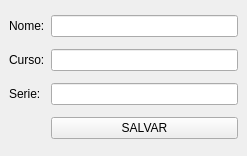
<?xml version="1.0" encoding="UTF-8"?>
<ui version="4.0">
 <class>MainWindow</class>
 <widget class="QMainWindow" name="MainWindow">
  <property name="geometry">
   <rect>
    <x>0</x>
    <y>0</y>
    <width>247</width>
    <height>156</height>
   </rect>
  </property>
  <property name="windowTitle">
   <string>Cadastro de Aluno</string>
  </property>
  <widget class="QWidget" name="centralwidget">
   <layout class="QGridLayout" name="gridLayout">
    <item row="0" column="0">
     <widget class="QLabel" name="label_nome">
      <property name="text">
       <string>Nome:</string>
      </property>
     </widget>
    </item>
    <item row="0" column="1">
     <widget class="QLineEdit" name="lineEdit_nome"/>
    </item>
    <item row="1" column="0">
     <widget class="QLabel" name="label_curso">
      <property name="text">
       <string>Curso:</string>
      </property>
     </widget>
    </item>
    <item row="1" column="1">
     <widget class="QLineEdit" name="lineEdit_curso"/>
    </item>
    <item row="2" column="0">
     <widget class="QLabel" name="label_serie">
      <property name="text">
       <string>Serie:</string>
      </property>
     </widget>
    </item>
    <item row="2" column="1">
     <widget class="QLineEdit" name="lineEdit_serie"/>
    </item>
    <item row="3" column="1">
     <widget class="QPushButton" name="pushButton_salvar">
      <property name="text">
       <string>SALVAR</string>
      </property>
     </widget>
    </item>
   </layout>
  </widget>
 </widget>
 <resources/>
 <connections/>
</ui>
